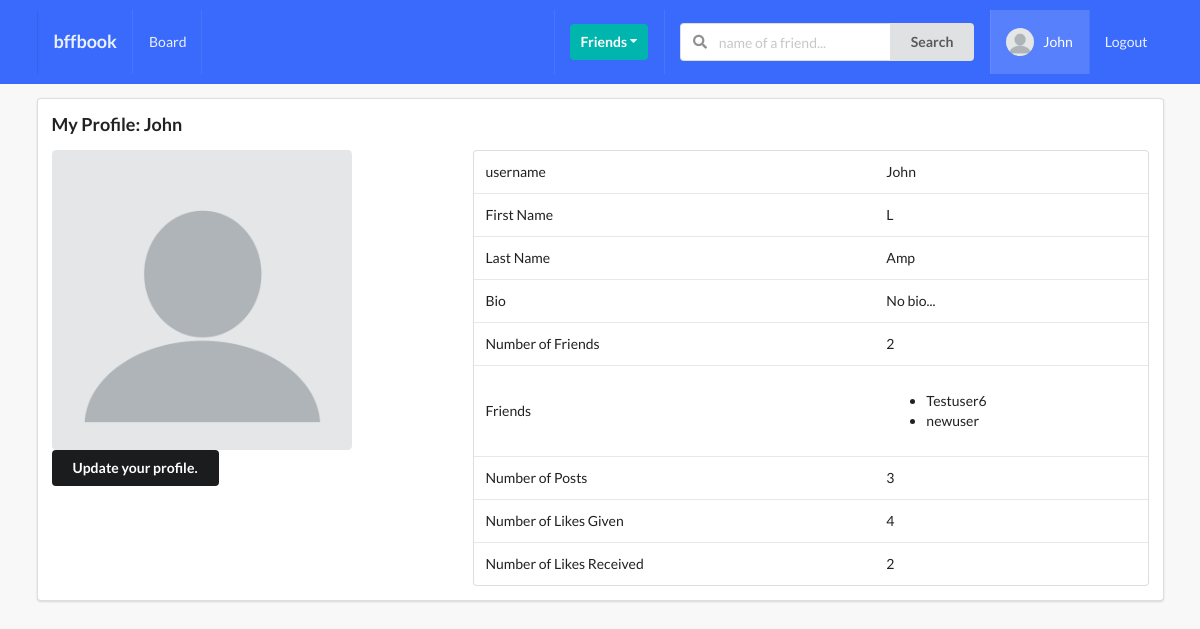
Screenshot of /profiles/myprofile/ (signed in) with the database file from the repository.
### profiles/models.py (models this page shows, shortened)
class Profile(models.Model):
    first_name = models.CharField(max_length=200, blank=True)
    last_name = models.CharField(max_length=200, blank=True)
    user = models.OneToOneField(User, on_delete=models.CASCADE)
    bio = models.TextField(default="No bio...", max_length=300)
    email = models.EmailField(max_length=200, blank=True)
    country = models.CharField(max_length=200, blank=True)
    avatar = models.ImageField(default='avatar.png', upload_to='avatars/')
    friends = models.ManyToManyField(User, blank=True, related_name='friends')
    slug = models.SlugField(unique=True, blank=True)
    updated = models.DateTimeField(auto_now=True)
    created = models.DateTimeField(auto_now_add=True)
    objects = ProfileManager()
    def get_friends(self):
        return self.friends.all()
    def get_friends_no(self):
        return self.friends.all().count()
    def get_post_no(self):
        return self.posts.all().count()
    def get_likes_given_no(self):
        likes = self.like_set.all()
        total_liked = 0
        for item in likes:
            if item.value == 'Like':
                total_liked += 1
        return total_liked
    def get_likes_received_no(self):
        posts = self.posts.all()
        total_liked = 0
        for item in posts:
            total_liked += item.liked.all().count()
        return total_liked
    __initial_first_name = None
    __initail_last_name = None
    def __init__(self, *args, **kwargs):
        super().__init__(*args, **kwargs)
        self.__initial_first_name = self.first_name
        self.__initial_last_name = self.last_name

### posts/models.py (models this page shows, shortened)
class Like(models.Model):
    user = models.ForeignKey(Profile, on_delete=models.CASCADE)
    post = models.ForeignKey(Post, on_delete=models.CASCADE)
    value = models.CharField(choices=LIKE_CHOICES, max_length=8)
    updated = models.DateTimeField(auto_now=True)
    created = models.DateTimeField(auto_now_add=True)

class Post(models.Model):
    content = models.TextField()
    image = models.ImageField(upload_to='posts', validators=[FileExtensionValidator(['png', 'jpg', 'jpeg'])], blank=True)
    liked = models.ManyToManyField(Profile, blank=True, related_name='likes')
    updated = models.DateTimeField(auto_now=True)
    created = models.DateTimeField(auto_now_add=True)
    author = models.ForeignKey(Profile, on_delete=models.CASCADE, related_name='posts')
    class Meta:
        ordering = ('-created',)

### profiles/views.py (the view)
# urls.py: path('myprofile/', my_profile_view, name='my-profile-view'),
@login_required
def my_profile_view(request):
    profile = Profile.objects.get(user=request.user)
    form = ProfileModelForm(request.POST or None, request.FILES or None, instance=profile)
    confirm = False
    if request.method == 'POST':
        if form.is_valid():
            form.save()
            confirm = True
    context = {'profile': profile, 'form': form, 'confirm': confirm}
    return render(request, 'profiles/myprofile.html', context)

### profiles/forms.py
class ProfileModelForm(forms.ModelForm):
    class Meta:
        model = Profile
        exclude = ('user', 'email', 'country', 'friends', 'slug', 'updated', 'created')

### profiles/context_processors.py (called while the page is built)
def profile_pic(request):
    if request.user.is_authenticated:
        profile_obj = Profile.objects.get(user=request.user)
        pic = profile_obj.avatar
        return {'picture': pic}
    return {}

def invitations_received_no(request):
    if request.user.is_authenticated:
        profile_obj = Profile.objects.get(user=request.user)
        qs_count = Relationship.objects.invitations_received(profile_obj).count()
        return {'invites_num': qs_count}
    return {}

### profiles/models.py (called while the page is built)
    def invitations_received(self, receiver):
        qs = Relationship.objects.filter(receiver=receiver, status='send')
        return qs

### profiles/templates/profiles/myprofile.html (shortened to what this page needs)
{% extends "base.html" %}
{% block content %}
<div class="ui segment">
    <h3>My Profile: {{ request.user }}</h3>
    <div class="ui grid">
        <div class="row">
            <div class="six wide column">
                <img class="ui medium rounded image" src="{{ profile.avatar.url }}" alt="My Profile Pic">
                <div class="row mt-5">
                    <button class="ui secondary button" id="modal-btn">Update your profile.</button>
                </div>
            </div>
            <div class="ten wide column">
                <table class="ui table">
                    <tbody>
                        <tr>
                            <td>username</td>
                            <td>{{ profile.user }}</td>
                        </tr>
                        <tr>
                            <td>First Name</td>
                            <td>{{ profile.first_name }}</td>
                        </tr>
                        <tr>
                            <td>Last Name</td>
                            <td>{{ profile.last_name }}</td>
                        </tr>
                        <tr>
                            <td>Bio</td>
                            <td>{{ profile.bio }}</td>
                        </tr>
                        <tr>
                            <td>Number of Friends</td>
                            <td>{{ profile.get_friends_no }}</td>
                        </tr>
                        <tr>
                            <td>Friends</td>
                            <td>
                                <ul>
                                    {% for friends in profile.get_friends %}
                                        <li>{{ friends }}</li>
                                    {% endfor %}
                                </ul>
                            </td>
                        </tr>
                        <tr>
                            <td>Number of Posts</td>
                            <td>{{ profile.get_post_no }}</td>
                        </tr>
                            <td>Number of Likes Given</td>
                            <td>{{ profile.get_likes_given_no }}</td>
                            <td>Number of Likes Received</td>
                            <td>{{ profile.get_likes_received_no }}</td>
                    </tbody>
                </table>
            </div>
        </div>
    </div>
</div>
{% endblock content %}

### templates/main/navbar.html (shortened to what this page needs)
{% url 'home_view' as path_to_home %}
{% url 'posts:main-post-view' as path_to_posts %}
{% url 'profiles:my-profile-view' as path_to_my_profile %}
<div class="ui inverted menu nav mb-7">
    <div class="ui container">
        <a href="{{ path_to_home }}" class=" {% if request.path == path_to_home %}active{% endif %} item">
            <h3>bffbook</h3>
        </a>
        {% if request.user.is_authenticated %}
        <a href="{{ path_to_posts }}" class="{% if request.path == path_to_posts %}active{% endif %} item">
            Board
        </a>
        {% endif %}
        <div class="right menu">
            {% if request.user.is_authenticated %}
            <div class="item">
                <div class="ui floating dropdown icon button teal"> Friends
                    <i class="dropdown icon"></i>
                </div>
            </div>
                <div class="item">
                <form action="" method="GET">
                    <div class="ui action left icon input">
                    <input class="prompt" type="text" name='q' placeholder="name of a friend...">
                    <button type='submit' class="ui button">Search</button>
                    </div>
                </form>
                </div>
                <a href="{{path_to_my_profile}}" class="{% if request.path == path_to_my_profile %}active{% endif %} item">
                    <img src="{{ picture.url }}" alt="" class="ui avatar image">&nbsp;
                    {{ request.user }}
                </a>
                <a href="{% url 'account_logout' %}" class="ui item">
                    Logout
                </a>
            {% else %}
            <a href="{% url 'account_login' %}" class="ui item">
                    Login
                </a>
            {% endif %}
        </div>
    </div>
</div>

### static/style.css (style rules this page uses)
body { background: #F8F8F8 !important; }
.nav { border-radius: 0px !important; padding: 10px 0 10px 0 !important; background-color: #396afc !important; }
.mb-7 { margin-bottom: 7px !important; }
.mt-5 { margin-bottom: 5px !important; }

### rows the page displays
Profile: avatar (placeholder picture), user "John", first_name "L", last_name "Amp", bio "No bio...", get_friends_no "2", get_post_no "3", get_likes_given_no "4", get_likes_received_no "2"

### other values shown
{{ request.user }} "John"
{{ friends }} "Testuser6"
{{ friends }} "newuser"
